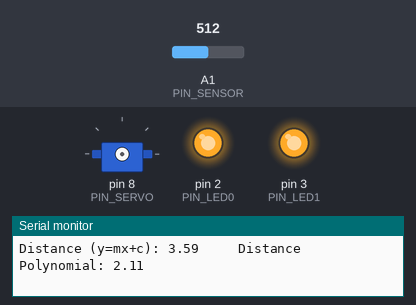
A sketch run on a simulated Arduino Uno, built with avr-gcc and run on an emulated ATmega328P. Shown: servo, output pins drawn as LEDs (lit = HIGH), the last lines printed to the serial monitor. Dashed ring = blinking. The inputs (shaded band) are chosen by the test bench; at power-on: A1 (PIN_SENSOR) = 512.

Above: at 1.2 s.
1.3 s: A1 (PIN_SENSOR) set to 306
At 3.9 s:
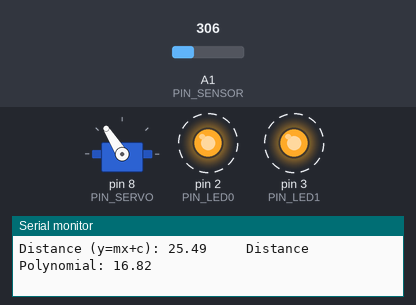
4.3 s: A1 (PIN_SENSOR) set to 716
At 7.2 s:
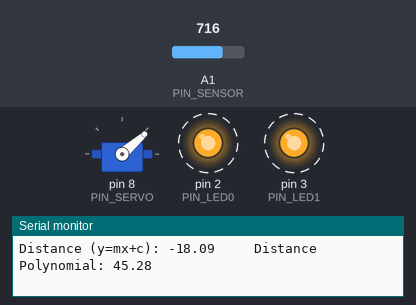
7.3 s: A1 (PIN_SENSOR) set to 0
At 9.9 s:
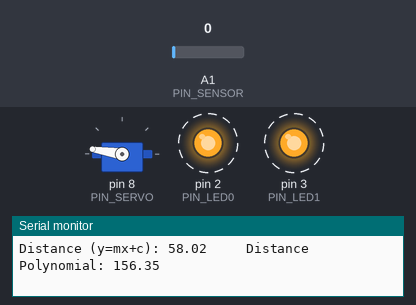
10.3 s: A1 (PIN_SENSOR) set to 900
At 12.3 s:
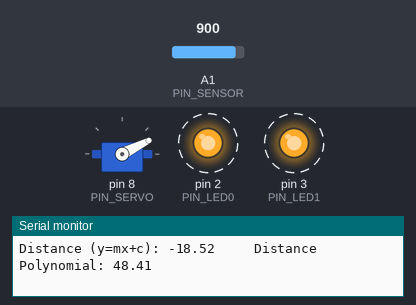
13.3 s: A1 (PIN_SENSOR) set to 680
16.3 s: A1 (PIN_SENSOR) set to 673
At 18.9 s:
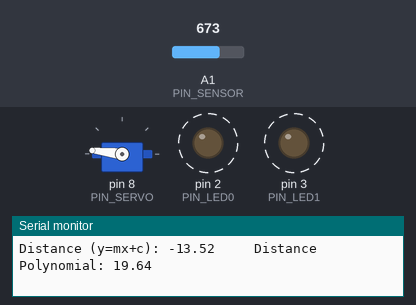
Timing chart, 0 to 20.3 s (numbered marks = the images above; inputs shaded):
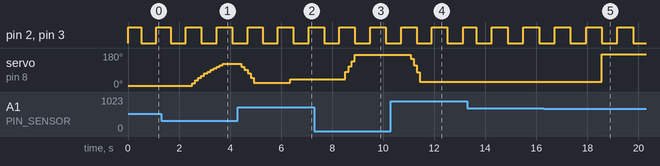

The sketch:

b_servo.ino
```cpp
//////////////////////////////////////////////////////////////////////////////////////////////////////////////////////////////////////////////////////////////////
//Include Library's //////////////////////////////////////////////////////////////////////////////////////////////////////////////////////////////////////////////
//////////////////////////////////////////////////////////////////////////////////////////////////////////////////////////////////////////////////////////////////

#include <Servo.h>
Servo RunServo;       //Import Library as RunServo

//////////////////////////////////////////////////////////////////////////////////////////////////////////////////////////////////////////////////////////////////
//Defining Pinouts////////////////////////////////////////////////////////////////////////////////////////////////////////////////////////////////////////////////
//////////////////////////////////////////////////////////////////////////////////////////////////////////////////////////////////////////////////////////////////

#define PIN_SERVO 8             //Rename Pin 8 to PIN_SERVO

//////////////////////////////////////////////////////////////////////////////////////////////////////////////////////////////////////////////////////////////////
//Define Distance Class///////////////////////////////////////////////////////////////////////////////////////////////////////////////////////////////////////////
//Defining Private Varibles///////////////////////////////////////////////////////////////////////////////////////////////////////////////////////////////////////
//////////////////////////////////////////////////////////////////////////////////////////////////////////////////////////////////////////////////////////////////

class ServoActuator{
  private:
    byte Pin;
    float Angle;
    int Min;
    int Max;
    unsigned long NextTimeChange = 0;
    unsigned long OnTime;
    unsigned long CurrentTime;
    bool ServoOn = false;

//////////////////////////////////////////////////////////////////////////////////////////////////////////////////////////////////////////////////////////////////
//Pass data into private varibles/////////////////////////////////////////////////////////////////////////////////////////////////////////////////////////////////
//////////////////////////////////////////////////////////////////////////////////////////////////////////////////////////////////////////////////////////////////

  public:
    ServoActuator(byte Pin, unsigned long OnTime, int Min, int Max){
      this->Pin=Pin;                    //Pass value for Pin to Private Class
      this->OnTime=OnTime;              //Pass value for OnTime to Private Class
      this->Min=Min;                    //Pass value for Min Distance to Private Class
      this->Max=Max;                    //Pass value for Max Distance to Private Class

      pinMode(Pin,OUTPUT);              //Set Pin as an Output
    }

//////////////////////////////////////////////////////////////////////////////////////////////////////////////////////////////////////////////////////////////////
//SET ANGLE USING MAP FUNCTION////////////////////////////////////////////////////////////////////////////////////////////////////////////////////////////////////
//////////////////////////////////////////////////////////////////////////////////////////////////////////////////////////////////////////////////////////////////

    void setAngle(float PolyDistance){                                          //Maps distance from min to max to 0 to 180 degrees
        Angle = map(PolyDistance*1000, Min*1000, Max*1000, 0.00, 180.00);
    }

//////////////////////////////////////////////////////////////////////////////////////////////////////////////////////////////////////////////////////////////////
//Time Control for Smoothing and Sending Data/////////////////////////////////////////////////////////////////////////////////////////////////////////////////////
//////////////////////////////////////////////////////////////////////////////////////////////////////////////////////////////////////////////////////////////////

    void CheckTime(){
      CurrentTime = millis();                               //Checks time and stores as CurrentTime
      if(CurrentTime >= NextTimeChange){                    //If CurrentTime is less than NextTimeChange
        ServoOn = true;                                    //Set ServoOn = True
        NextTimeChange = NextTimeChange + OnTime;           //Increase NextTimeChange by OnTime
      }
      else{
        ServoOn = false;                                   //Else set ServoOn = False
      }
    }

//////////////////////////////////////////////////////////////////////////////////////////////////////////////////////////////////////////////////////////////////
//ACTUATE SERVO(0-180 DEGREES)////////////////////////////////////////////////////////////////////////////////////////////////////////////////////////////////////
//////////////////////////////////////////////////////////////////////////////////////////////////////////////////////////////////////////////////////////////////

    void ActuateServo(){
      CheckTime();                                        //Checks time and stores as CurrentTime
      if(ServoOn){                                        //If CurrentTime is less than NextTimeChange
        if (Angle>=0.00 && Angle<=180.00){                //If the angle is between 0 and 180 degrees
          RunServo.attach(PIN_SERVO,470,2235);            //Sets soft limits on Servo Motor
          RunServo.write(Angle);                          //Motor Output to specified angle
        }
      }
    }
};
```

a_BlinkerClass.ino
```cpp
//////////////////////////////////////////////////////////////////////////////////////////////////////////////////////////////////////////////////////////////////
//Defining Pinouts////////////////////////////////////////////////////////////////////////////////////////////////////////////////////////////////////////////////
//////////////////////////////////////////////////////////////////////////////////////////////////////////////////////////////////////////////////////////////////

#define PIN_LED0 2        //Rename Pin 2 to PIN_LED0
#define PIN_LED1 3        //Rename Pin 3 to PIN_LED1

//////////////////////////////////////////////////////////////////////////////////////////////////////////////////////////////////////////////////////////////////
//Define Distance Class///////////////////////////////////////////////////////////////////////////////////////////////////////////////////////////////////////////
//Defining Private Varibles///////////////////////////////////////////////////////////////////////////////////////////////////////////////////////////////////////
//////////////////////////////////////////////////////////////////////////////////////////////////////////////////////////////////////////////////////////////////

class Blinker {

  private:

    byte pinLED;
    boolean ledState = LOW;
    unsigned long timeLedOn;
    unsigned long timeLedOff;
    unsigned long nextChangeTime = 0;

//////////////////////////////////////////////////////////////////////////////////////////////////////////////////////////////////////////////////////////////////
//Pass data into private varibles/////////////////////////////////////////////////////////////////////////////////////////////////////////////////////////////////
//////////////////////////////////////////////////////////////////////////////////////////////////////////////////////////////////////////////////////////////////

  public:                                                                         // Passing data into private varibles

    Blinker(byte pinLED, unsigned long timeLedOn, unsigned long timeLedOff) {
      this->pinLED = pinLED;
      this->timeLedOn = timeLedOn;
      this->timeLedOff = timeLedOff;

      pinMode(pinLED, OUTPUT);                                                    // Declaring the PinMode to Output
    }

//////////////////////////////////////////////////////////////////////////////////////////////////////////////////////////////////////////////////////////////////
//TURN ON OR OFF LEDS///////////////////////////////////////////////////////////////////////////////////////////////////////////////////////////////////////
//////////////////////////////////////////////////////////////////////////////////////////////////////////////////////////////////////////////////////////////////

    void check() {
      unsigned long currentTime = millis();

      if(currentTime >= nextChangeTime) {                                         // If time is greaterthan or equal to the values passed do this

        if(ledState) {                                                            // If the LED is On turn it Off
          ledState = LOW;
          nextChangeTime = currentTime + timeLedOff;
        }
        else{                                                                     // If the LED is OFF turn it ON
          ledState = HIGH;
          nextChangeTime = currentTime + timeLedOn;
        }

        digitalWrite(pinLED, ledState);                                           //Change LED Stated to the output stated
      }
    }
};

//////////////////////////////////////////////////////////////////////////////////////////////////////////////////////////////////////////////////////////////////
//////////////////////////////////////////////////////////////////////////////////////////////////////////////////////////////////////////////////////////////////
//////////////////////////////////////////////////////////////////////////////////////////////////////////////////////////////////////////////////////////////////
```

z_main.ino
```cpp
//////////////////////////////////////////////////////////////////////////////////////////////////////////////////////////////////////////////////////////////////
//Class Varibles Declaration//////////////////////////////////////////////////////////////////////////////////////////////////////////////////////////////////////
//////////////////////////////////////////////////////////////////////////////////////////////////////////////////////////////////////////////////////////////////

Blinker BlinkLED0 = Blinker(PIN_LED0, 500, 500);              // CLASS BLINKER(LED NAME, LED ON TIME, LED OFF TIME)
Blinker BlinkLED1 = Blinker(PIN_LED1, 500, 500);              // CLASS BLINKER(LED NAME, LED ON TIME, LED OFF TIME)
DistanceSensor DS = DistanceSensor(PIN_SENSOR,20);            // CLASS DEPTHSENSOR(SENSOR NAME, CALCULATE DISTANCE INTERVALS)
ServoActuator SA = ServoActuator (PIN_SERVO, 50, 10, 20);     // CLASS SERVO(SERVO NAME, SERVO OUTPUT INTERVALS, LOWER DIS = ANGLE 0, UPPER DIS = ANGLE 180)

//////////////////////////////////////////////////////////////////////////////////////////////////////////////////////////////////////////////////////////////////
//Program Setup///////////////////////////////////////////////////////////////////////////////////////////////////////////////////////////////////////////////////
//////////////////////////////////////////////////////////////////////////////////////////////////////////////////////////////////////////////////////////////////

void setup() {
  Serial.begin(9600);
  DS.Initialize();                                            //Initialize Values in DepthSensor Array
}

//////////////////////////////////////////////////////////////////////////////////////////////////////////////////////////////////////////////////////////////////
//Main Program////////////////////////////////////////////////////////////////////////////////////////////////////////////////////////////////////////////////////
//////////////////////////////////////////////////////////////////////////////////////////////////////////////////////////////////////////////////////////////////

void loop() {
  BlinkLED0.check();                                          //Blink LED 1 ON/OFF
  BlinkLED1.check();                                          //Blink LED 2 ON/OFF
  DS.SmoothInput();                                           //Read and Smooth Input
  DS.CalcDistance();                                          //Calculate the Distance based on Averaged Input
  DS.Print();                                                 //Print Distance to terminal Window
  SA.setAngle(DS.getPolyDistance());                          //Convert distance to angular rotation
  SA.ActuateServo();                                          //Physical output to servo
}
```

Source omitted: c_depthSensor.ino (10564 bytes)

Measured:
- the behaviour switches between 674 and 673 on A1 (PIN_SENSOR) (found by bisection; images 4 and 5)
- after the input at 1.3 s, servo on pin 8 (PIN_SERVO): moves from 7° to 122° over 1.2 s, starting after 1.2 s
- after the input at 4.3 s, servo on pin 8 (PIN_SERVO): 122° → 108° after 0.14 s, → 91° 0.12 s later, → 72° 0.12 s later, → 49° 0.12 s later, … (6 changes in this stretch)
- after the input at 7.3 s, servo on pin 8 (PIN_SERVO): moves from 41° to 171° over 0.48 s, starting after 1.1 s
- after the input at 10.3 s, servo on pin 8 (PIN_SERVO): 171° → 150° after 0.77 s, → 116° 0.12 s later, → 79° 0.12 s later, → 27° 0.12 s later
- after the input at 16.3 s, servo on pin 8 (PIN_SERVO): 27° → 173° after 2.3 s
- by itself, pin 2 (PIN_LED0), pin 3 (PIN_LED1): alternates HIGH for 0.61 s and LOW for 0.61 s
